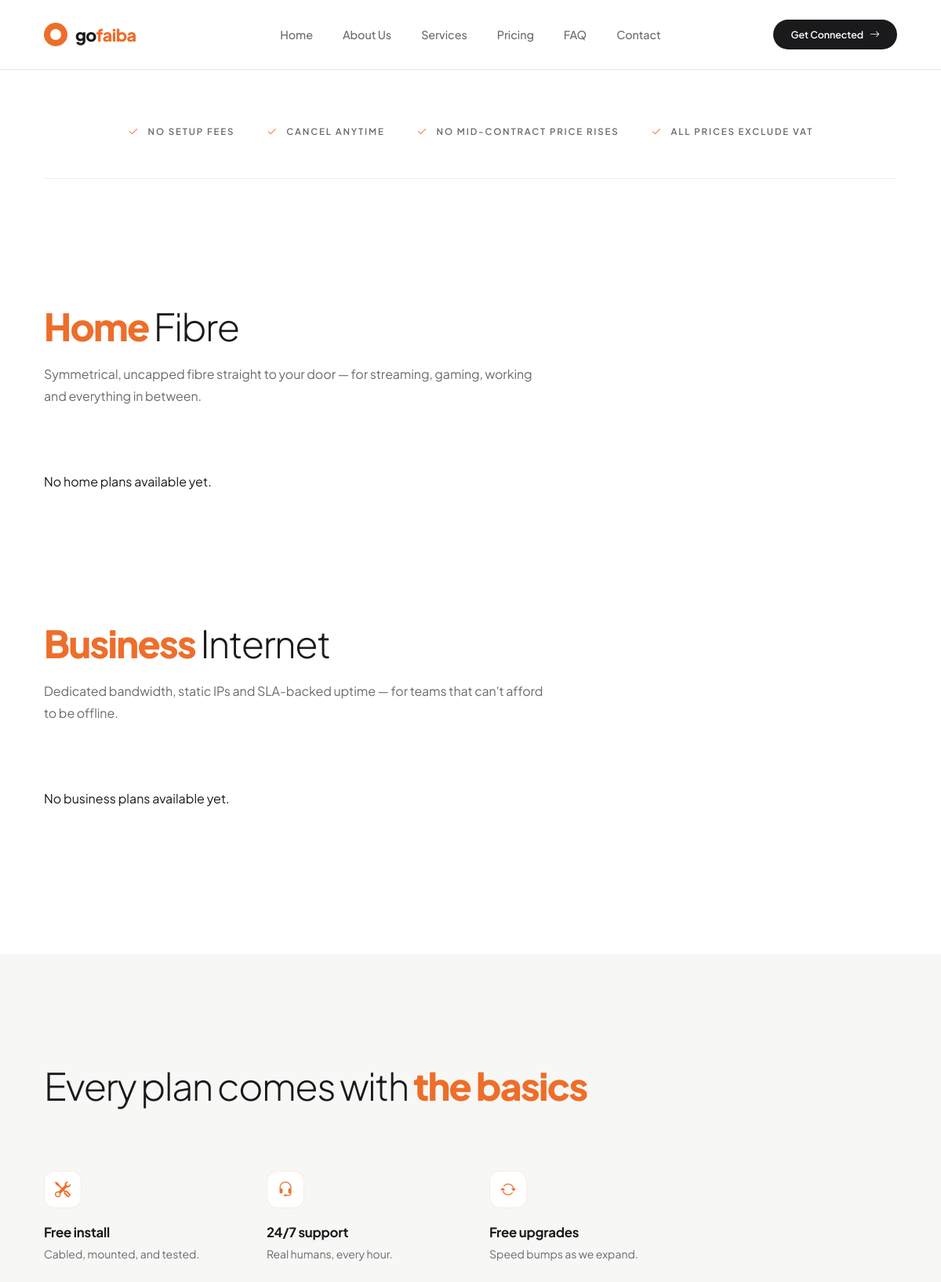
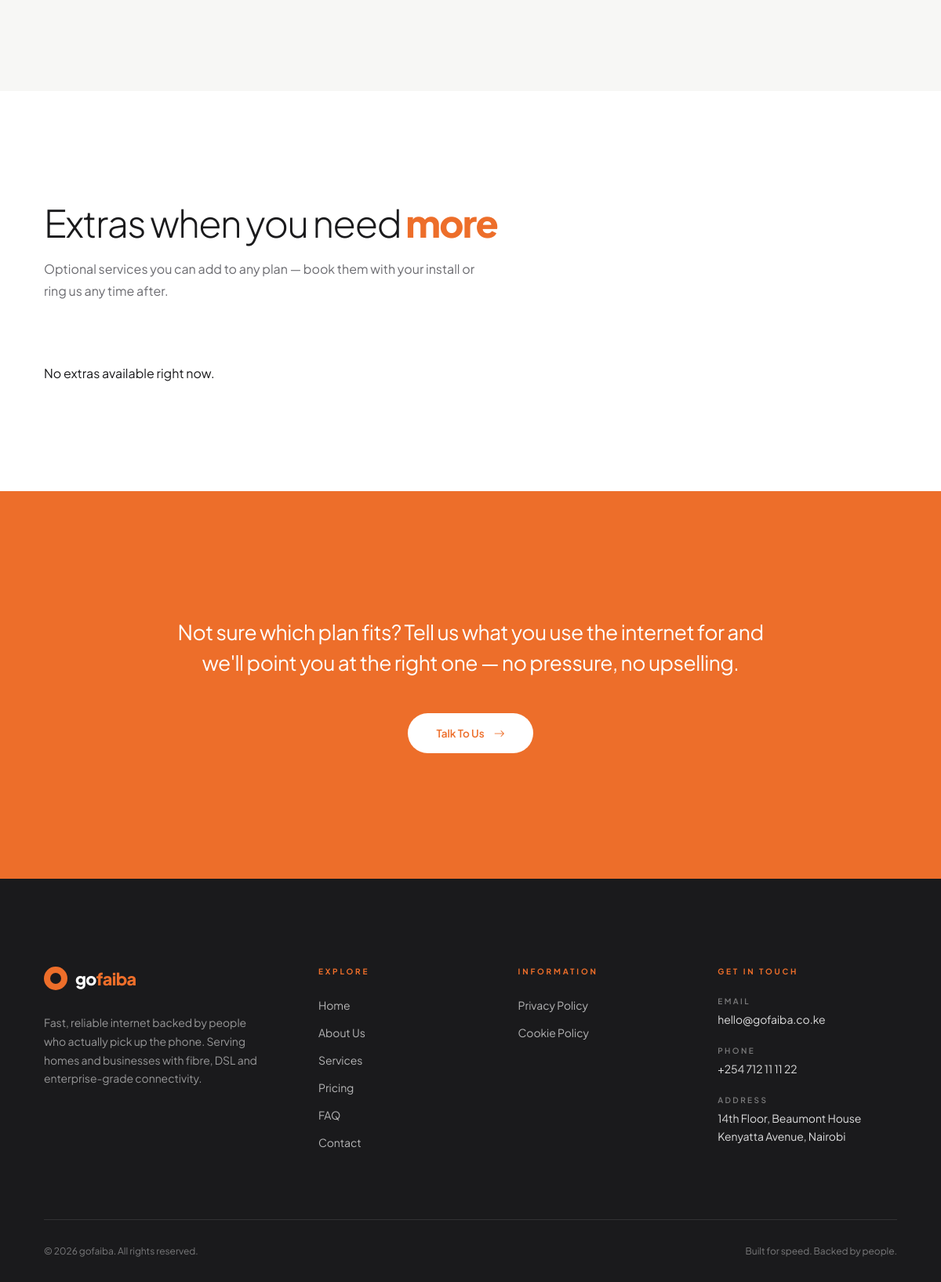
The page /pricing/ on the database its author committed (2 pictures, top to bottom).
### app/models.py (models this page shows, shortened)
class SiteSettings(models.Model):
    logo = CloudinaryField('logo', blank=True, null=True,
                           help_text='PNG logo used in navbar and footer')
    logo_alt = models.CharField(max_length=100, default='gofaiba')
    hero_image = CloudinaryField('hero image', blank=True, null=True)
    hero_image_alt = models.CharField(max_length=150, default='Fast, reliable internet')
    about_image = CloudinaryField('about image', blank=True, null=True)
    about_image_alt = models.CharField(max_length=150, default='Our team at work')
    tagline = models.TextField(
        default=('Fast, reliable internet backed by people who actually pick up the phone. '
                 'Serving homes and businesses with fibre, DSL and enterprise-grade connectivity.')
    )
    footer_note = models.CharField(max_length=150, default='Built for speed. Backed by people.')
    contact_email = models.EmailField(default='hello@gofaiba.co.ke')
    contact_phone = models.CharField(max_length=30, default='+254 712 11 11 22')
    contact_phone_raw = models.CharField(
        max_length=30, default='+254712111122',
        help_text='Digits only, no spaces — used for the tel: link'
    )
    address_line_1 = models.CharField(max_length=150, default='14th Floor, Beaumont House')
    address_line_2 = models.CharField(max_length=150, default='Kenyatta Avenue, Nairobi')
    hours_weekday = models.CharField(max_length=100, default='Mon–Fri · 8am – 6pm')
    hours_saturday = models.CharField(max_length=100, default='Saturday · 9am – 2pm')
    hours_sunday = models.CharField(max_length=100, default='Sunday · Closed')
    instagram_url = models.URLField(blank=True)
    facebook_url = models.URLField(blank=True)
    tiktok_url = models.URLField(blank=True)
    whatsapp_url = models.URLField(blank=True)
    class Meta:
        verbose_name = 'Site Settings'
        verbose_name_plural = 'Site Settings'
    @classmethod
    def load(cls):
        obj, _ = cls.objects.get_or_create(pk=1)
        return obj

### app/views.py (the view)
# urls.py: path('pricing/', views.pricing, name='pricing'),
@require_http_methods(["GET"])
def pricing(request):
    home_plans = cache.get_or_set('pricing_home_plans', lambda: list(PricingPlan.objects.filter(category='home', is_active=True)), CACHE_TTL)
    business_plans = cache.get_or_set('pricing_business_plans', lambda: list(PricingPlan.objects.filter(category='business', is_active=True)), CACHE_TTL)
    addons = cache.get_or_set('pricing_addons', lambda: list(AddOn.objects.filter(is_active=True)), CACHE_TTL)
    context = {
        'home_plans': home_plans,
        'business_plans': business_plans,
        'addons': addons,
    }
    return render(request, 'pricing.html', context)

### app/context_processors.py (called while the page is built)
def site_settings(request):
    return {'site_settings': SiteSettings.load()}

### app/templates/pricing.html (shortened to what this page needs)
{% extends "base.html" %}
{% load static %}
{% block content %}
<section class="plans-page">
  <div class="plans-page__inner">
    <div class="trust">
      <div class="trust__inner">
        <span class="trust__item"><i class="bi bi-check2"></i>No setup fees</span>
        <span class="trust__item"><i class="bi bi-check2"></i>Cancel anytime</span>
        <span class="trust__item"><i class="bi bi-check2"></i>No mid-contract price rises</span>
        <span class="trust__item"><i class="bi bi-check2"></i>All prices exclude VAT</span>
      </div>
    </div>
    <div class="plan-group" data-plan-carousel>
      <div class="plan-group__head">
        <div class="plan-group__intro">
          <h2 class="plan-group__title">
            <strong>Home</strong> Fibre
          </h2>
          <p class="plan-group__desc">
            Symmetrical, uncapped fibre straight to your door — for streaming,
            gaming, working and everything in between.
          </p>
        </div>
      </div>
      <div class="plan-carousel">
        <div class="plan-track">
          {% for plan in home_plans %}
            <div class="plan-card{% if plan.is_featured %} plan-card--featured{% endif %}">
              <div class="plan-card__inner">
                {% if plan.is_featured %}<span class="plan-card__accent" aria-hidden="true"></span>{% endif %}
                <h3 class="plan-card__name">{{ plan.name }}</h3>
                <div class="plan-card__speed">
                  <span class="plan-card__speed-value">{{ plan.speed_value }}</span>
                  <span class="plan-card__speed-unit">{{ plan.speed_unit }}</span>
                </div>
                <div class="plan-card__price">
                  <span class="plan-card__price-value">{{ plan.price_value }}</span>
                  <span class="plan-card__price-unit">{{ plan.price_unit }}</span>
                </div>
                <div class="plan-card__rule"></div>
                <ul class="plan-card__features">
                  {% for feature in plan.feature_list %}
                    <li><i class="bi bi-check2"></i>{{ feature }}</li>
                  {% endfor %}
                </ul>
                <a href="{% url 'app:contact' %}"
                   class="plan-card__cta {% if plan.is_featured %}plan-card__cta--solid{% else %}plan-card__cta--ghost{% endif %}">
                  Choose Plan <i class="bi bi-arrow-right" aria-hidden="true"></i>
                </a>
              </div>
            </div>
          {% empty %}
            <p class="plans-page__empty">No home plans available yet.</p>
          {% endfor %}
        </div>
      </div>
    </div>
    <div class="plan-group" data-plan-carousel>
      <div class="plan-group__head">
        <div class="plan-group__intro">
          <h2 class="plan-group__title">
            <strong>Business</strong> Internet
          </h2>
          <p class="plan-group__desc">
            Dedicated bandwidth, static IPs and SLA-backed uptime — for teams
            that can't afford to be offline.
          </p>
        </div>
      </div>
      <div class="plan-carousel">
        <div class="plan-track">
          {% for plan in business_plans %}
            <div class="plan-card{% if plan.is_featured %} plan-card--featured{% endif %}">
              <div class="plan-card__inner">
                {% if plan.is_featured %}<span class="plan-card__accent" aria-hidden="true"></span>{% endif %}
                <h3 class="plan-card__name">{{ plan.name }}</h3>
                <div class="plan-card__speed">
                  <span class="plan-card__speed-value">{{ plan.speed_value }}</span>
                  <span class="plan-card__speed-unit">{{ plan.speed_unit }}</span>
                </div>
                <div class="plan-card__price">
                  <span class="plan-card__price-value">{{ plan.price_value }}</span>
                  <span class="plan-card__price-unit">{{ plan.price_unit }}</span>
                </div>
                <div class="plan-card__rule"></div>
                <ul class="plan-card__features">
                  {% for feature in plan.feature_list %}
                    <li><i class="bi bi-check2"></i>{{ feature }}</li>
                  {% endfor %}
                </ul>
                <a href="{% url 'app:contact' %}"
                   class="plan-card__cta {% if plan.is_featured %}plan-card__cta--solid{% else %}plan-card__cta--ghost{% endif %}">
                  Choose Plan <i class="bi bi-arrow-right" aria-hidden="true"></i>
                </a>
              </div>
            </div>
          {% empty %}
            <p class="plans-page__empty">No business plans available yet.</p>
          {% endfor %}
        </div>
      </div>
    </div>
  </div>
</section>
<section class="incl-plans">
  <div class="incl-plans__inner">
    <div class="incl-plans__head">
      <h2 class="incl-plans__title">
        Every plan comes with <strong>the basics</strong>
      </h2>
    </div>
    <div class="incl-plans__grid">
      <div class="incl-plans__item">
        <div class="incl-plans__icon">
          <i class="bi bi-tools" aria-hidden="true"></i>
        </div>
        <h3 class="incl-plans__item-title">Free install</h3>
        <p class="incl-plans__item-copy">Cabled, mounted, and tested.</p>
      </div>
      <div class="incl-plans__item">
        <div class="incl-plans__icon">
          <i class="bi bi-headset" aria-hidden="true"></i>
        </div>
        <h3 class="incl-plans__item-title">24/7 support</h3>
        <p class="incl-plans__item-copy">Real humans, every hour.</p>
      </div>
      <div class="incl-plans__item">
        <div class="incl-plans__icon">
          <i class="bi bi-arrow-repeat" aria-hidden="true"></i>
        </div>
        <h3 class="incl-plans__item-title">Free upgrades</h3>
        <p class="incl-plans__item-copy">Speed bumps as we expand.</p>
      </div>
    </div>
  </div>
</section>
<section class="addons-plans">
  <div class="addons-plans__inner">
    <div class="addons-plans__head">
      <h2 class="addons-plans__title">
        Extras when you need <strong>more</strong>
      </h2>
      <p class="addons-plans__copy">
        Optional services you can add to any plan — book them with your install
        or ring us any time after.
      </p>
    </div>
    <div class="addons-plans__grid">
      {% for addon in addons %}
        <div class="addons-plans__item">
          <div class="addons-plans__left">
            <div class="addons-plans__icon">
              <i class="bi {{ addon.icon }}" aria-hidden="true"></i>
            </div>
            <div>
              <h3 class="addons-plans__name">{{ addon.name }}</h3>
              <p class="addons-plans__desc">{{ addon.description }}</p>
            </div>
          </div>
          <div class="addons-plans__price">
            <span class="addons-plans__price-value">{{ addon.price_value }}</span>
            <span class="addons-plans__price-unit">{{ addon.price_unit }}</span>
          </div>
        </div>
      {% empty %}
        <p class="addons-plans__empty">No extras available right now.</p>
      {% endfor %}
    </div>
  </div>
</section>
<section class="ctaband">
  <div class="ctaband__inner">
    <p class="ctaband__text">
      Not sure which plan fits? Tell us what you use the internet for and we'll
      point you at the right one — no pressure, no upselling.
    </p>
    <a href="{% url 'app:contact' %}" class="ctaband__btn">
      Talk To Us
      <i class="bi bi-arrow-right" aria-hidden="true"></i>
    </a>
  </div>
</section>
{% endblock %}

### app/templates/base.html (shortened to what this page needs)
{% load static %}
<!DOCTYPE html>
<html lang="en">
<head>
<link rel="stylesheet"
      href="https://cdn.jsdelivr.net/npm/bootstrap-icons@1.11.3/font/bootstrap-icons.min.css">
<link rel="stylesheet" href="{% static 'css/style.css' %}">
</head>
<body>
<header class="hd">
  <div class="hd__inner">
    <a href="{% url 'app:index' %}" class="hd__brand" aria-label="gofaiba home">
      {% if site_settings.logo %}
        <img class="hd__brand-img"
             src="{{ site_settings.logo.url }}"
             alt="{{ site_settings.logo_alt }}">
      {% else %}
        <span class="hd__brand-dot" aria-hidden="true"></span>
        <span class="hd__brand-name">go<span>faiba</span></span>
      {% endif %}
    </a>
    <nav class="hd__nav" aria-label="Main">
      <a href="{% url 'app:index' %}">Home</a>
      <a href="{% url 'app:about' %}">About Us</a>
      <a href="{% url 'app:services' %}">Services</a>
      <a href="{% url 'app:pricing' %}">Pricing</a>
      <a href="{% url 'app:faq' %}">FAQ</a>
      <a href="{% url 'app:contact' %}">Contact</a>
    </nav>
    <a href="{% url 'app:contact' %}" class="hd__cta">
      Get Connected <i class="bi bi-arrow-right" aria-hidden="true"></i>
    </a>
  </div>
</header>
{% block content %}{% endblock %}
<footer class="ft">
  <div class="ft__inner">
    <div class="ft__grid">
      <div>
        <a href="{% url 'app:index' %}" class="ft__brand" aria-label="gofaiba home">
          {% if site_settings.logo %}
            <img class="ft__brand-img"
                 src="{{ site_settings.logo.url }}"
                 alt="{{ site_settings.logo_alt }}">
          {% else %}
            <span class="ft__brand-dot" aria-hidden="true"></span>
            <span class="ft__brand-name">go<span>faiba</span></span>
          {% endif %}
        </a>
        <p class="ft__tagline">{{ site_settings.tagline }}</p>
      </div>
      <div>
        <h3 class="ft__h">Explore</h3>
        <ul class="ft__links">
          <li><a href="{% url 'app:index' %}">Home</a></li>
          <li><a href="{% url 'app:about' %}">About Us</a></li>
          <li><a href="{% url 'app:services' %}">Services</a></li>
          <li><a href="{% url 'app:pricing' %}">Pricing</a></li>
          <li><a href="{% url 'app:faq' %}">FAQ</a></li>
          <li><a href="{% url 'app:contact' %}">Contact</a></li>
        </ul>
      </div>
      <div>
        <h3 class="ft__h">Information</h3>
        <ul class="ft__links">
          <li><a href="{% url 'app:privacy_policy' %}">Privacy Policy</a></li>
                  <li><a href="{% url 'app:cookie_policy' %}">Cookie Policy</a></li>
        </ul>
      </div>
      <div>
        <h3 class="ft__h">Get In Touch</h3>
        <ul class="ft__contact">
          <li>
            <p class="ft__contact-label">Email</p>
            <a href="mailto:{{ site_settings.contact_email }}" class="ft__contact-value">
              {{ site_settings.contact_email }}
            </a>
          </li>
          <li>
            <p class="ft__contact-label">Phone</p>
            <a href="tel:{{ site_settings.contact_phone_raw }}" class="ft__contact-value">
              {{ site_settings.contact_phone }}
            </a>
          </li>
          <li>
            <p class="ft__contact-label">Address</p>
            <p class="ft__contact-value">
              {{ site_settings.address_line_1 }}<br>
              {{ site_settings.address_line_2 }}
            </p>
          </li>
        </ul>
      </div>
    </div>
    <div class="ft__bottom">
      <p>&copy; <span id="ftYear"></span> gofaiba. All rights reserved.</p>
      <p>{{ site_settings.footer_note }}</p>
    </div>
  </div>
</footer>
</body>
</html>

### rows shown on the page
SiteSettings: tagline "Fast, reliable internet backed by people who actually pick up the phone. Serving homes and businesses with fibre, DSL and enterprise-grade connectivity.", contact_email "hello@gofaiba.co.ke", contact_phone "+254 712 11 11 22", address_line_1 "14th Floor, Beaumont House", address_line_2 "Kenyatta Avenue, Nairobi", footer_note "Built for speed. Backed by people."
